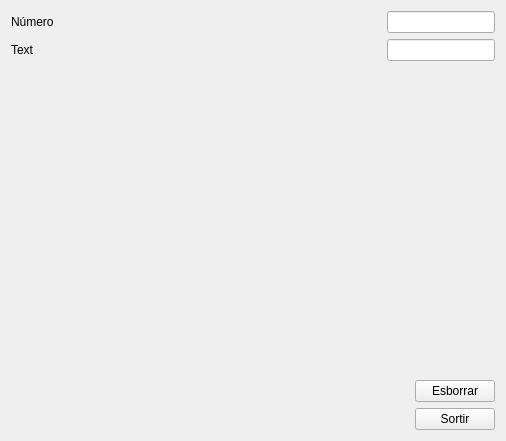
<?xml version="1.0" encoding="UTF-8"?>
<ui version="4.0">
 <class>MyForm</class>
 <widget class="QWidget" name="MyForm">
  <property name="geometry">
   <rect>
    <x>0</x>
    <y>0</y>
    <width>506</width>
    <height>441</height>
   </rect>
  </property>
  <property name="windowTitle">
   <string>Form</string>
  </property>
  <property name="inputMethodHints">
   <set>Qt::ImhNone</set>
  </property>
  <layout class="QVBoxLayout" name="verticalLayout_4">
   <item>
    <layout class="QVBoxLayout" name="verticalLayout_3">
     <item>
      <layout class="QHBoxLayout" name="horizontalLayout_2">
       <item>
        <widget class="QLabel" name="label">
         <property name="text">
          <string>Número</string>
         </property>
        </widget>
       </item>
       <item>
        <spacer name="horizontalSpacer_2">
         <property name="orientation">
          <enum>Qt::Horizontal</enum>
         </property>
         <property name="sizeHint" stdset="0">
          <size>
           <width>40</width>
           <height>20</height>
          </size>
         </property>
        </spacer>
       </item>
       <item>
        <widget class="QLineEdit" name="lineEdit">
         <property name="sizePolicy">
          <sizepolicy hsizetype="Fixed" vsizetype="Fixed">
           <horstretch>0</horstretch>
           <verstretch>0</verstretch>
          </sizepolicy>
         </property>
         <property name="styleSheet">
          <string notr="true">color: rgb(255, 0, 0);</string>
         </property>
         <property name="inputMethodHints">
          <set>Qt::ImhDigitsOnly</set>
         </property>
         <property name="inputMask">
          <string/>
         </property>
         <property name="maxLength">
          <number>10</number>
         </property>
         <property name="dragEnabled">
          <bool>false</bool>
         </property>
         <property name="readOnly">
          <bool>false</bool>
         </property>
        </widget>
       </item>
      </layout>
     </item>
     <item>
      <layout class="QHBoxLayout" name="horizontalLayout_3">
       <item>
        <widget class="QLabel" name="label_2">
         <property name="text">
          <string>Text</string>
         </property>
        </widget>
       </item>
       <item>
        <spacer name="horizontalSpacer_3">
         <property name="orientation">
          <enum>Qt::Horizontal</enum>
         </property>
         <property name="sizeHint" stdset="0">
          <size>
           <width>40</width>
           <height>20</height>
          </size>
         </property>
        </spacer>
       </item>
       <item>
        <widget class="QLineEdit" name="lineEdit_2">
         <property name="sizePolicy">
          <sizepolicy hsizetype="Fixed" vsizetype="Fixed">
           <horstretch>0</horstretch>
           <verstretch>0</verstretch>
          </sizepolicy>
         </property>
         <property name="styleSheet">
          <string notr="true">color: rgb(0, 0, 255);</string>
         </property>
         <property name="maxLength">
          <number>10</number>
         </property>
        </widget>
       </item>
      </layout>
     </item>
    </layout>
   </item>
   <item>
    <layout class="QHBoxLayout" name="horizontalLayout">
     <item>
      <spacer name="horizontalSpacer">
       <property name="orientation">
        <enum>Qt::Horizontal</enum>
       </property>
       <property name="sizeHint" stdset="0">
        <size>
         <width>40</width>
         <height>20</height>
        </size>
       </property>
      </spacer>
     </item>
     <item>
      <layout class="QVBoxLayout" name="verticalLayout_2">
       <item>
        <spacer name="verticalSpacer">
         <property name="orientation">
          <enum>Qt::Vertical</enum>
         </property>
         <property name="sizeHint" stdset="0">
          <size>
           <width>20</width>
           <height>40</height>
          </size>
         </property>
        </spacer>
       </item>
       <item>
        <layout class="QVBoxLayout" name="verticalLayout">
         <item>
          <widget class="QPushButton" name="pushButton_2">
           <property name="text">
            <string>Esborrar</string>
           </property>
          </widget>
         </item>
         <item>
          <widget class="QPushButton" name="pushButton">
           <property name="text">
            <string>Sortir</string>
           </property>
          </widget>
         </item>
        </layout>
       </item>
      </layout>
     </item>
    </layout>
   </item>
  </layout>
 </widget>
 <resources/>
 <connections>
  <connection>
   <sender>pushButton</sender>
   <signal>clicked()</signal>
   <receiver>MyForm</receiver>
   <slot>close()</slot>
   <hints>
    <hint type="sourcelabel">
     <x>430</x>
     <y>416</y>
    </hint>
    <hint type="destinationlabel">
     <x>315</x>
     <y>406</y>
    </hint>
   </hints>
  </connection>
  <connection>
   <sender>pushButton_2</sender>
   <signal>clicked()</signal>
   <receiver>lineEdit</receiver>
   <slot>clear()</slot>
   <hints>
    <hint type="sourcelabel">
     <x>436</x>
     <y>369</y>
    </hint>
    <hint type="destinationlabel">
     <x>477</x>
     <y>18</y>
    </hint>
   </hints>
  </connection>
  <connection>
   <sender>pushButton_2</sender>
   <signal>clicked()</signal>
   <receiver>lineEdit_2</receiver>
   <slot>clear()</slot>
   <hints>
    <hint type="sourcelabel">
     <x>419</x>
     <y>373</y>
    </hint>
    <hint type="destinationlabel">
     <x>487</x>
     <y>65</y>
    </hint>
   </hints>
  </connection>
 </connections>
</ui>
